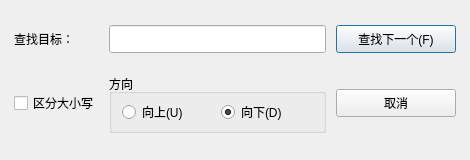
<?xml version="1.0" encoding="UTF-8"?>
<ui version="4.0">
 <class>searchDialog</class>
 <widget class="QDialog" name="searchDialog">
  <property name="geometry">
   <rect>
    <x>0</x>
    <y>0</y>
    <width>470</width>
    <height>160</height>
   </rect>
  </property>
  <property name="minimumSize">
   <size>
    <width>470</width>
    <height>160</height>
   </size>
  </property>
  <property name="windowTitle">
   <string>查找</string>
  </property>
  <property name="windowIcon">
   <iconset resource="res_notepad.qrc">
    <normaloff>:/img/find.png</normaloff>:/img/find.png</iconset>
  </property>
  <layout class="QGridLayout" name="gridLayout">
   <property name="leftMargin">
    <number>14</number>
   </property>
   <property name="topMargin">
    <number>14</number>
   </property>
   <property name="rightMargin">
    <number>14</number>
   </property>
   <property name="bottomMargin">
    <number>14</number>
   </property>
   <property name="horizontalSpacing">
    <number>10</number>
   </property>
   <property name="verticalSpacing">
    <number>10</number>
   </property>
   <item row="0" column="0">
    <widget class="QLabel" name="labelFind">
     <property name="text">
      <string>查找目标：</string>
     </property>
    </widget>
   </item>
   <item row="0" column="1">
    <widget class="QLineEdit" name="lineEditFind">
     <property name="minimumSize">
      <size>
       <width>180</width>
       <height>28</height>
      </size>
     </property>
    </widget>
   </item>
   <item row="0" column="2">
    <widget class="QPushButton" name="btnFindNext">
     <property name="minimumSize">
      <size>
       <width>120</width>
       <height>28</height>
      </size>
     </property>
     <property name="text">
      <string>查找下一个(F)</string>
     </property>
     <property name="default">
      <bool>true</bool>
     </property>
    </widget>
   </item>
   <item row="1" column="0">
    <widget class="QCheckBox" name="checkCase">
     <property name="text">
      <string>区分大小写</string>
     </property>
    </widget>
   </item>
   <item row="1" column="1">
    <widget class="QGroupBox" name="groupDirection">
     <property name="title">
      <string>方向</string>
     </property>
     <layout class="QHBoxLayout" name="directionLayout">
      <property name="leftMargin">
       <number>10</number>
      </property>
      <property name="topMargin">
       <number>6</number>
      </property>
      <property name="rightMargin">
       <number>10</number>
      </property>
      <property name="bottomMargin">
       <number>6</number>
      </property>
      <item>
       <widget class="QRadioButton" name="radioUp">
        <property name="text">
         <string>向上(U)</string>
        </property>
       </widget>
      </item>
      <item>
       <widget class="QRadioButton" name="radioDown">
        <property name="text">
         <string>向下(D)</string>
        </property>
        <property name="checked">
         <bool>true</bool>
        </property>
       </widget>
      </item>
     </layout>
    </widget>
   </item>
   <item row="1" column="2">
    <widget class="QPushButton" name="btnCancel">
     <property name="minimumSize">
      <size>
       <width>120</width>
       <height>28</height>
      </size>
     </property>
     <property name="text">
      <string>取消</string>
     </property>
    </widget>
   </item>
  </layout>
 </widget>
 <resources>
  <include location="res_notepad.qrc"/>
 </resources>
 <connections/>
</ui>
